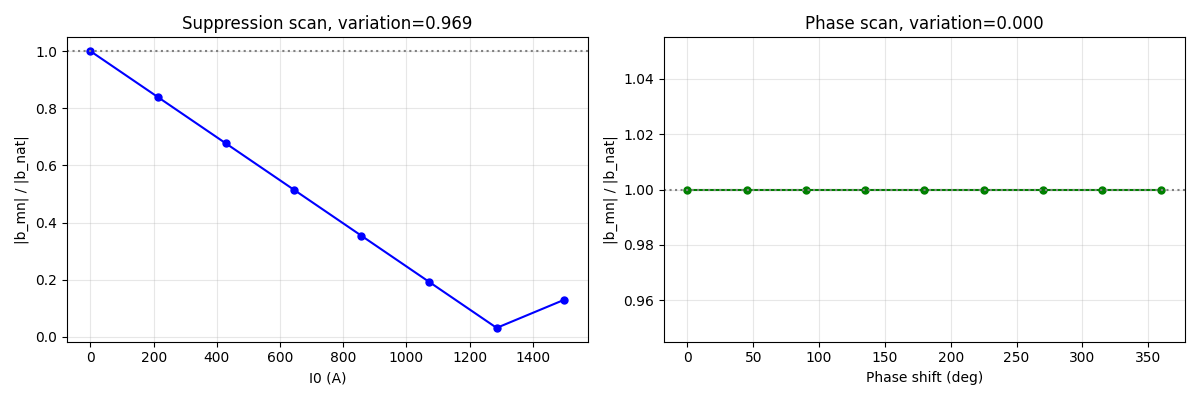

The Python source for this figure:
import sys
sys.path.insert(0, 'D:/Repo/pyna')
sys.stdout.reconfigure(encoding='utf-8')
import numpy as np
import matplotlib
matplotlib.use('Agg')
import matplotlib.pyplot as plt

from pyna.MCF.equilibrium.stellarator import SimpleStellarartor
from pyna.MCF.coils.coil_system import StellaratorControlCoils, Biot_Savart_field
from pyna.MCF.control.island_control import (
    compute_resonant_amplitude, _natural_perturbation_func,
    island_suppression_current, phase_control_current,
)

TARGET_M, TARGET_N = 4, 3
N_COILS = 16
R_COIL = 0.38
I0_COIL = 500.0

stella = SimpleStellarartor(R0=3.0, r0=0.3, B0=1.0, q0=0.75, q1=1.5, m_h=4, n_h=3, epsilon_h=0.05)
control_coils = StellaratorControlCoils(
    R0=stella.R0, r_coil=R_COIL, N_coils=N_COILS,
    m_target=TARGET_M, n_target=TARGET_N, I0=I0_COIL,
)

psi_res_target = stella.resonant_psi(TARGET_M, TARGET_N)[0]
nat_func = _natural_perturbation_func(stella)
b_nat = compute_resonant_amplitude(nat_func, psi_res_target, TARGET_M, TARGET_N, stella, n_theta=16, n_phi=16)
print(f'b_nat = {b_nat:.4e}, |b_nat| = {abs(b_nat):.4e}')
assert abs(b_nat) > 1e-10, f'b_nat still ~0: {abs(b_nat)}'

# coil field (R,Z,phi signature - fixed)
def coil_field_func(R, Z, phi):
    R, Z, phi = float(R), float(Z), float(phi)
    R_arr = np.array([[R]]); Z_arr = np.array([[Z]]); phi_arr = np.array([[phi]])
    br = bz = bp = 0.0
    for pts, I in control_coils.coils:
        _br, _bz, _bp = Biot_Savart_field(pts, float(I)/I0_COIL, R_arr, Z_arr, phi_arr)
        br += float(_br); bz += float(_bz); bp += float(_bp)
    return br, bz, bp

b_coil_unit = compute_resonant_amplitude(coil_field_func, psi_res_target, TARGET_M, TARGET_N, stella, n_theta=12, n_phi=12)
print(f'b_coil_unit = {b_coil_unit:.4e}, |b_coil_unit| = {abs(b_coil_unit):.4e}')
assert abs(b_coil_unit) > 1e-10, f'b_coil_unit still ~0: {abs(b_coil_unit)}'

# Suppression scan
I0_scan = np.linspace(0, 1500, 8)
b_scan = [abs(b_nat + b_coil_unit * I0) for I0 in I0_scan]
b_norm = np.array(b_scan) / abs(b_nat)
print(f'Suppression scan: {np.round(b_norm, 3)}')
# Check not flat (should dip below 1 somewhere or vary significantly)
variation = b_norm.max() - b_norm.min()
print(f'Variation: {variation:.3f} (should be > 0.05 to not be flat)')
assert variation > 0.01, f'Scan still flat: variation={variation}'

# Phase control scan
phase_shifts = np.linspace(0, 2*np.pi, 9)
b_phase = []
for dphase in phase_shifts:
    cc_p = StellaratorControlCoils(R0=stella.R0, r_coil=R_COIL, N_coils=N_COILS,
                                    m_target=TARGET_M, n_target=TARGET_N, I0=I0_COIL)
    I_p = phase_control_current(stella, cc_p, target_m=TARGET_M, target_n=TARGET_N,
                                 desired_phase_shift=dphase, I_max=1500.0, n_theta=12, n_phi=12)
    pairs = list(zip(cc_p.coils, I_p))
    def phase_field(R, Z, phi, _pairs=pairs):
        R, Z, phi = float(R), float(Z), float(phi)
        R_arr = np.array([[R]]); Z_arr = np.array([[Z]]); phi_arr = np.array([[phi]])
        br = bz = bp = 0.0
        for (pts, _), I in _pairs:
            _br, _bz, _bp = Biot_Savart_field(pts, float(I), R_arr, Z_arr, phi_arr)
            br += float(_br); bz += float(_bz); bp += float(_bp)
        return br, bz, bp
    b_p = compute_resonant_amplitude(phase_field, psi_res_target, TARGET_M, TARGET_N, stella, n_theta=12, n_phi=12)
    b_phase.append(abs(b_nat + b_p))

b_phase_norm = np.array(b_phase) / abs(b_nat)
print(f'Phase scan: {np.round(b_phase_norm, 3)}')
phase_variation = b_phase_norm.max() - b_phase_norm.min()
print(f'Phase variation: {phase_variation:.3f} (should be > 0.05)')

# Plot
fig, (ax1, ax2) = plt.subplots(1, 2, figsize=(12, 4))
ax1.plot(I0_scan, b_norm, 'b-o', ms=5)
ax1.axhline(1, color='gray', ls=':')
ax1.set_xlabel('I0 (A)'); ax1.set_ylabel('|b_mn| / |b_nat|')
ax1.set_title(f'Suppression scan, variation={variation:.3f}')
ax1.grid(True, alpha=0.3)

ax2.plot(np.degrees(phase_shifts), b_phase_norm, 'g-o', ms=5)
ax2.axhline(1, color='gray', ls=':')
ax2.set_xlabel('Phase shift (deg)'); ax2.set_ylabel('|b_mn| / |b_nat|')
ax2.set_title(f'Phase scan, variation={phase_variation:.3f}')
ax2.grid(True, alpha=0.3)

plt.tight_layout()
plt.savefig('D:/Repo/pyna/scripts/verify_island_control.png', dpi=100)
print('Saved verify_island_control.png')
print('ALL CHECKS PASSED' if variation > 0.01 and phase_variation > 0.01 else 'SOME CHECKS FAILED')
